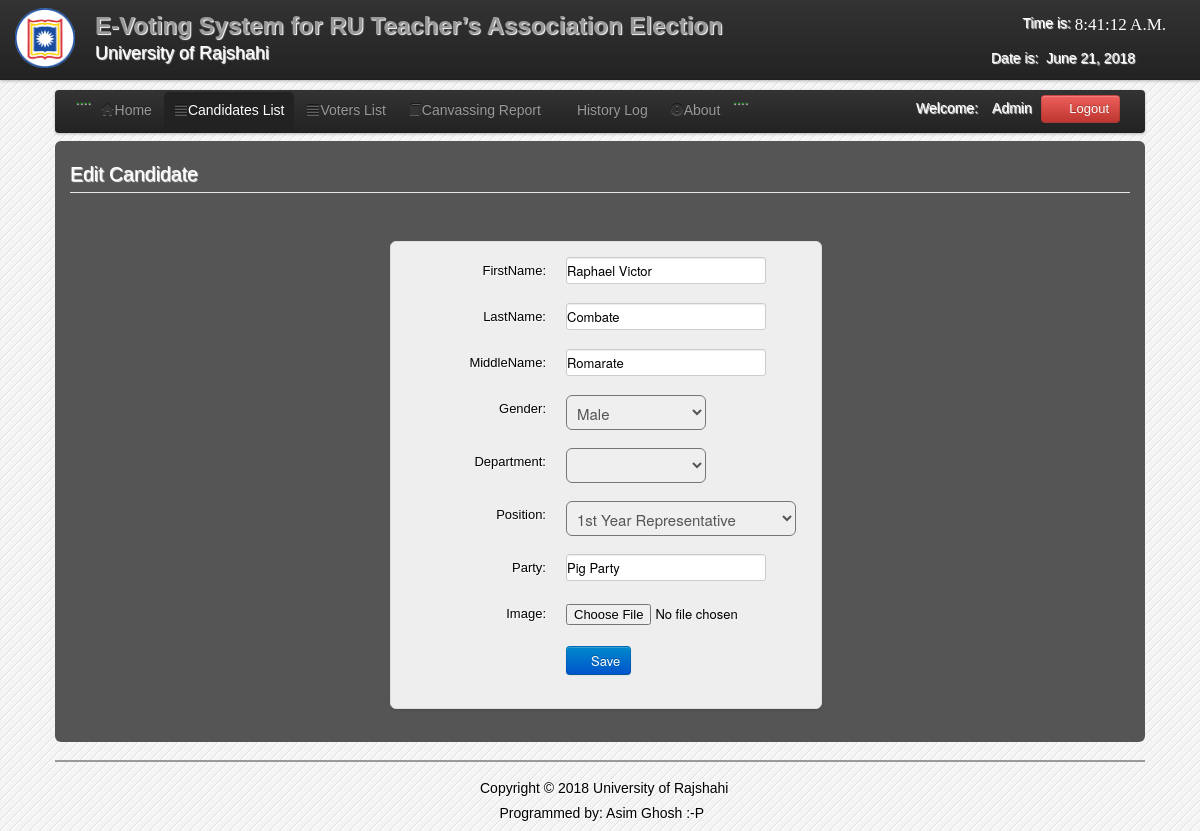
The page /admin/edit_candidate.php?id=101 (signed in) on the database its author committed.
### tables this page shows
CREATE TABLE IF NOT EXISTS `users` (
  `User_id` int(11) NOT NULL AUTO_INCREMENT,
  `FirstName` varchar(100) NOT NULL,
  `LastName` varchar(100) NOT NULL,
  `UserName` varchar(100) NOT NULL,
  `Password` varchar(100) NOT NULL,
  `User_Type` varchar(50) NOT NULL,
  PRIMARY KEY (`User_id`)
);

CREATE TABLE IF NOT EXISTS `candidate` (
  `CandidateID` int(11) NOT NULL AUTO_INCREMENT,
  `abc` varchar(1) NOT NULL,
  `Position` varchar(200) NOT NULL,
  `Party` varchar(100) NOT NULL,
  `FirstName` varchar(200) NOT NULL,
  `LastName` varchar(200) NOT NULL,
  `MiddleName` varchar(100) NOT NULL,
  `Gender` varchar(6) NOT NULL,
  `Year` varchar(100) NOT NULL,
  `Photo` varchar(200) NOT NULL,
  PRIMARY KEY (`CandidateID`)
);

### admin/session.php (called while the page is built, shortened)
		<?php
	$id_session=$_SESSION['id'];
?>

### admin/edit_candidate.php (the view, shortened to what this page needs)
<?php
	$link=mysqli_connect("localhost","root","");
	mysqli_select_db($link,"evote");
	include('session.php');
	include('header.php');
	$get_id=$_GET['id'];
?>
</head>
<body>
<?php include('nav_top.php'); ?>
<div class="wrapper">
<div class="home_body">
<div class="navbar">
	<div class="navbar-inner">
	<div class="container">
	<ul class="nav nav-pills">
	  <li>....</li>
	  <li><a href="home.php"><i class="icon-home icon-large"></i>Home</a></li>
	  <li class="active"><a  href="candidate_list.php"><i class="icon-align-justify icon-large"></i>Candidates List</a></li>
	  <li class=""><a  href="voter_list.php"><i class="icon-align-justify icon-large"></i>Voters List</a></li>
		 <li><a  href="canvassing_report.php"><i class="icon-book icon-large"></i>Canvassing Report</a></li>
		    <li><a  href="History.php"><i class="icon-table icon-large"></i>History Log</a>
		   <li><a data-toggle="modal" href="#about"><i class="icon-exclamation-sign icon-large"></i>About</a></li>
		   <li>....</li>
	 </ul>
	<form class="navbar-form pull-right">
		<?php
			$result=mysqli_query($link,"select * from users where User_id='$id_session'");
			$row=mysqli_fetch_array($result);
		?>
	<font color="white">Welcome:<i class="icon-user-md"></i><?php echo $row['User_Type']; ?></font>
	<a class="btn btn-danger" id="logout" data-toggle="modal" href="#myModal"><i class="icon-off"></i>&nbsp;Logout</a>
	</form>
	</div>
	</div>
	</div>
	<div id="element" class="hero-body">
	<?php
		$result=mysqli_query($link,"select * from candidate where CandidateID='$get_id'") or die(mysqli_error());
		$row=mysqli_fetch_array($result);
	?>
	<form method="POST"  class="form-horizontal" enctype="multipart/form-data">
    <fieldset>
    <legend><font color="white">Edit Candidate</font></legend>
	<div class="candidate_margin">
	<ul class="thumbnails_new_voter">
    <li class="span3">
    <div class="thumbnail_new_voter">
	<div class="control-group">
    <label class="control-label" for="input01">FirstName:</label>
    <div class="controls">
    <input type="text" name="rfirstname" class="rfirstname" value="<?php echo $row['FirstName']; ?>">
    </div>
    </div>
	<div class="control-group">
    <label class="control-label" for="input01">LastName:</label>
    <div class="controls">
    <input type="text" name="rlastname" class="rlastname" value="<?php echo $row['LastName']; ?>">
    </div>
    </div>
	<div class="control-group">
    <label class="control-label" for="input01">MiddleName:</label>
    <div class="controls">
    <input type="text" name="rname" class="rname" value="<?php echo $row['MiddleName']; ?>">
    </div>
    </div>
	<div class="control-group">
    <label class="control-label" for="input01">Gender:</label>
    <div class="controls">
   <select name="rgender" class="rgender" id="span2">
   <option><?php echo $row['Gender']; ?></option>
	</select>
    </div>
    </div>
	<div class="control-group">
    <label class="control-label" for="input01">Department:</label>
    <div class="controls">
   <select name="rdept" class="rdept" id="span2">
     <option><?php echo $row['Dept']; ?></option>
	<option>CSE</option>
	</select>
    </div>
    </div>
	<div class="control-group">
    <label class="control-label" for="input01">Position:</label>
    <div class="controls">
   <select name="rposition" class="rposition" id="span90">
    <option><?php echo $row['Position']; ?></option>
	</select>
    </div>
    </div>
		<div class="control-group">
    <label class="control-label" for="input01">Party:</label>
    <div class="controls">
    <input type="text" name="party" class="party" value="<?php echo $row['Party']; ?>">
    </div>
    </div>
<div class="control-group">
	<label class="control-label" for="input01">Image:</label>
    <div class="controls">
	<input type="file" name="image" class="font">
    </div>
    </div>
	<div class="control-group">
    <div class="controls">
	<button class="btn btn-primary" name="save"><i class="icon-save icon-large"></i>Save</button>
    </div>
    </div>
    </fieldset>
    </form>
	</div>
	<?php include('footer.php')?>
</div>
</div>
</body>
</html>

### admin/css/Home.css (style rules this page uses)
* { margin:0; padding:0; }
body { font-family:"Trebuchet MS", "Myriad Pro", Arial, sans-serif; font-size:14px; background-color: #fff; background:#f4f4f4 url(../images/bg.gif) repeat top left; text-shadow:1px 1px 1px #fff; background-position: 0 0px; }
.wrapper { width:1090px; margin:10px auto; }

### rows shown on the page
users: User_Type "Admin"
candidate: rfirstname "Raphael Victor", rlastname "Combate", rname "Romarate", rgender "Male", rposition "1st Year Representative", party "Pig Party"
